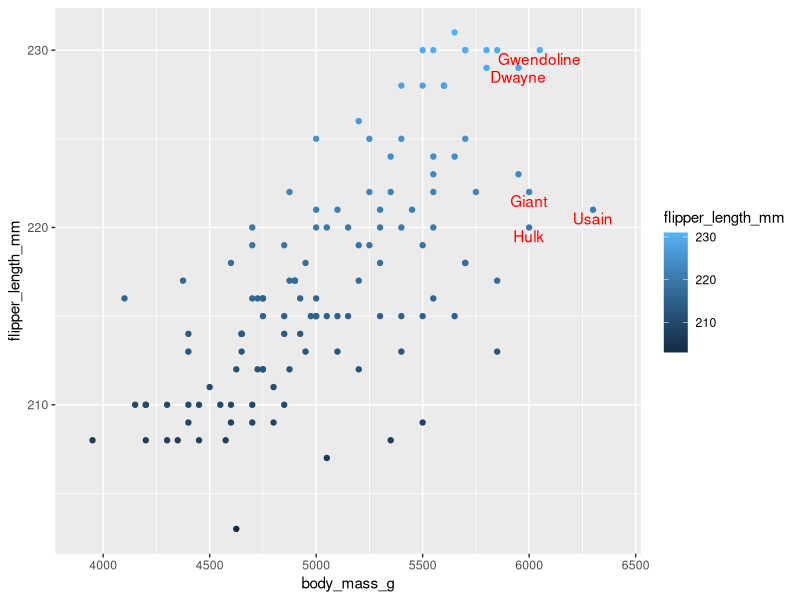

The R source for this figure:
#Workshop 9 - Data Visualisation II
#1.Introduction
#This week we will do more on labelling data points and then look into manipulating the optics of our graph using theme()

install.packages("palmerpenguins")
install.packages("tidyverse")
library(palmerpenguins)
library(tidyverse)

#2.Annotating data points
#Q.Let’s say we would like to label the five biggest Gentoo penguins with names in a scatterplot.
#We can subset our dataframe to the five heaviest Gentoo penguins and add a column with names. 
#We can then use that dataframe to label the dots.

#Subset penguins dataframe to the five heaviest penguins
big_penguins <- penguins %>%
  filter(species == "Gentoo",!is.na(body_mass_g)) %>% #remove na
  arrange(body_mass_g) %>% tail(n = 5L) #arrange according to body mass

#Add a column with names to big_penguins
big_penguins$names <- c("Dwayne", "Hulk", "Giant", "Gwendoline", "Usain")

#Plot all Gentoo penguins adn use big_penguins dataframe for labels 
penguins %>% filter(species == "Gentoo") %>%
  ggplot(aes(x = body_mass_g, y = flipper_length_mm)) +
  geom_point(aes(colour = flipper_length_mm)) +
  geom_text( 
    data = big_penguins,#We are switching to diff data 
    mapping = aes(label = names),
    nudge_x = -1.5,
    nudge_y = -0.5,
    colour = "red"
  ) +
  xlim(3900, 6400)
#From geom_text(), we are switching to different data 
#It inherites the position mappings from ggplot(), that is how geom_text() knows where to put the labels
#We use the nudge parameters to push the labels down and left a bit, so that they don’t sit right on top of the dots they are labeling
#We’ve made the x-axis a bit longer with xlim(), so that the names don’t get cut off.

#If your desired labels are already in your dataframe you can filter within the data argument to geom_text
#Q. For example, I want to highlight the home islands of Adelie penguins with flipper lengths over 200 mm:






